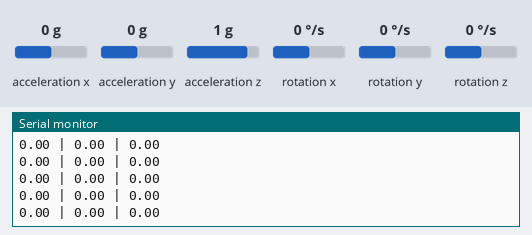
A sketch run on a simulated Arduino Uno, built with avr-gcc and run on an emulated ATmega328P. Parts: the last lines printed to the serial monitor. Wiring (inferred from the names in the program): ADXL345 accelerometer at I2C address 0x53; ITG-3200 gyroscope at I2C address 0x68. The test bench sets the inputs (shaded band); at power-on: rotation y 0 °/s, acceleration x 0 g, acceleration y 0 g, acceleration z 1 g, rotation x 0 °/s, rotation z 0 °/s.

Above: at 3.0 s.
3.1 s: rotation y set to -192 °/s
At 3.15 s:
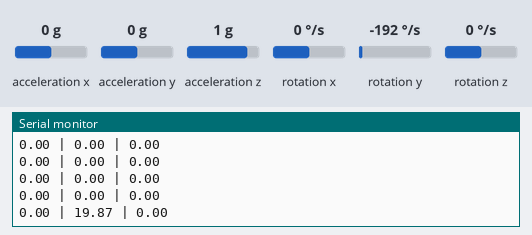
6.1 s: acceleration x set to -1.4 g
At 6.19 s:
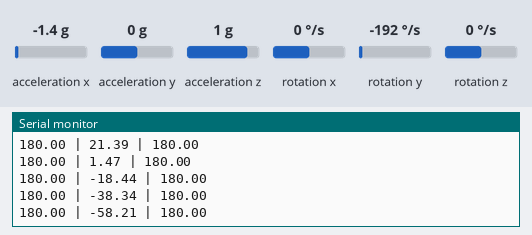
7.6 s: acceleration y set to -1.4 g
At 7.66 s:
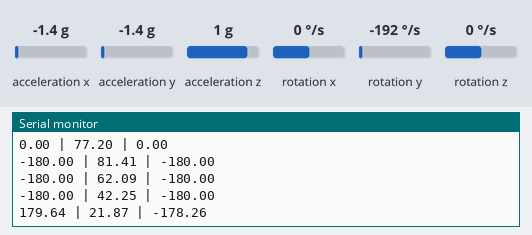
9.1 s: acceleration z set to -1.4 g
At 9.14 s:
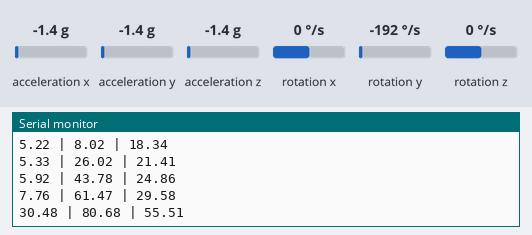
12.1 s: rotation x set to -192 °/s
At 12.2 s:
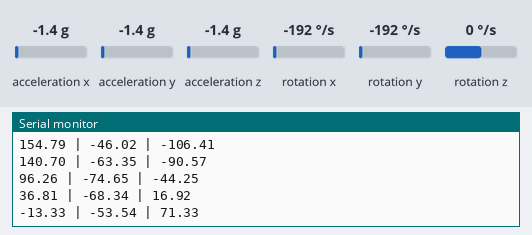
Timing chart, 0 to 14.6 s (numbered marks = the images above; inputs shaded):
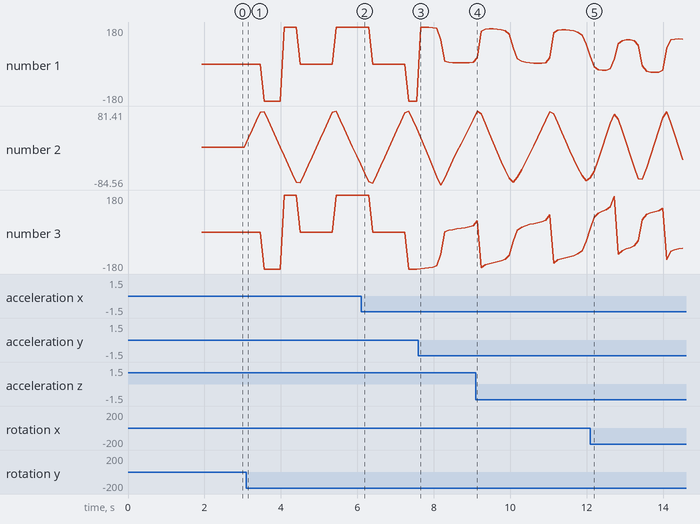

Measured:
- after the input at 3.1 s, the serial monitor: prints a new line after 0.05 s (image 1)
- after the input at 7.6 s, the serial monitor: prints a new line after 0.06 s (image 3)
- after the input at 9.1 s, the serial monitor: prints a new line at once (image 4)
- after the input at 12.1 s, the serial monitor: prints a new line after 0.10 s (image 5)
- plotted number 1: 0 → 180 after the input at 3.1 s, -180 → 7.76 after the input at 7.6 s, 7.76 → 36.81 after the input at 9.1 s, 36.81 → 121.62 after the input at 12.1 s
- plotted number 2: 0 → -38.34 after the input at 3.1 s, -38.34 → 42.25 after the input at 6.1 s, 42.25 → 61.47 after the input at 7.6 s, 61.47 → -68.34 after the input at 9.1 s, -68.34 → -28.21 after the input at 12.1 s
- plotted number 3: 0 → 180 after the input at 3.1 s, -180 → 29.58 after the input at 7.6 s, 29.58 → 16.92 after the input at 9.1 s, 16.92 → -79.23 after the input at 12.1 s

The sketch:

sixDOF_Example.ino
```cpp
#include <FreeSixIMU.h>
#include <FIMU_ADXL345.h>
#include <FIMU_ITG3200.h>

#include <Wire.h>

float angles[3]; // yaw pitch roll

// Set the FreeSixIMU object
FreeSixIMU sixDOF = FreeSixIMU();

void setup() {
  Serial.begin(9600);
  Wire.begin();

  delay(5);
  Serial.println("before init");
  sixDOF.init(); //begin the IMU
  Serial.println("in setup");
  delay(5);
}

void loop() {

  sixDOF.getEuler(angles);

  Serial.print(angles[0]);
  Serial.print(" | ");
  Serial.print(angles[1]);
  Serial.print(" | ");
  Serial.println(angles[2]);
  delay(100);
}
```
